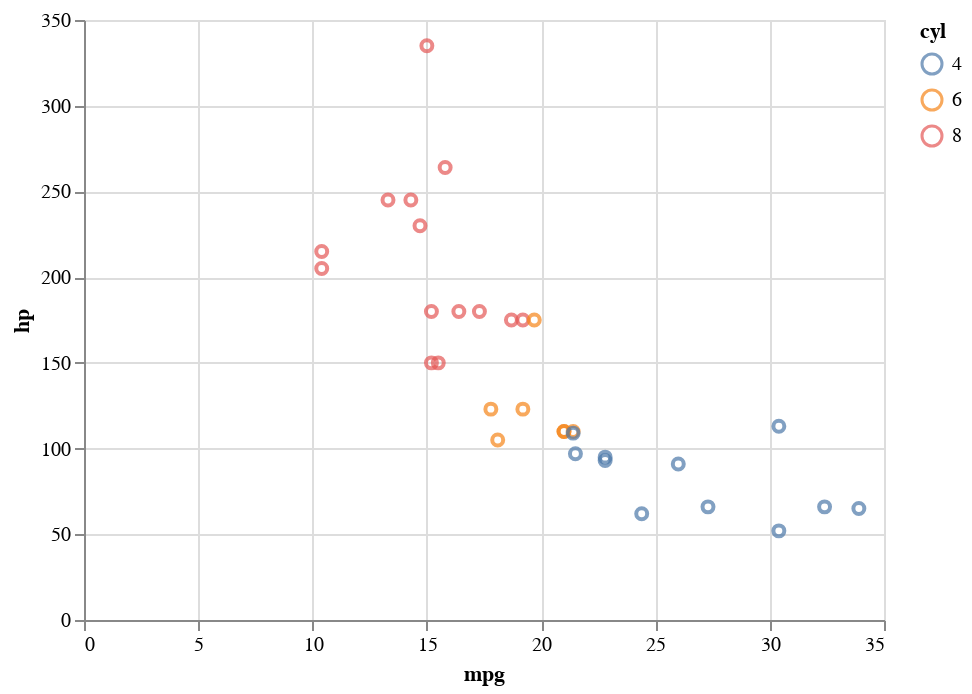

This figure's notebook cell:
### Markdown cell above
# Scatterplot

### Code cell
alt.Chart(cars).mark_point().encode(
    x='mpg:Q',
    y='hp:Q',
    color='cyl:N'
)

### Figure 1 — Vega-Lite specification as saved in the notebook (floating-point values rounded to 4 significant figures)
{"config": {"view": {"continuousWidth": 400, "continuousHeight": 300}}, "data": {"name": "data-cd11ccd05ada3e4be744b898488097ee"}, "mark": "point", "encoding": {"color": {"type": "nominal", "field": "cyl"}, "x": {"type": "quantitative", "field": "mpg"}, "y": {"type": "quantitative", "field": "hp"}}, "$schema": "https://vega.github.io/schema/vega-lite/v4.8.1.json", "datasets": {"data-cd11ccd05ada3e4be744b898488097ee": [{"car": "Mazda RX4", "mpg": 21.0, "cyl": 6, "disp": 160.0, "hp": 110, "drat": 3.9, "wt": 2.62, "qsec": 16.46, "vs": 0, "am": 1, "gear": 4, "carb": 4}, {"car": "Mazda RX4 Wag", "mpg": 21.0, "cyl": 6, "disp": 160.0, "hp": 110, "drat": 3.9, "wt": 2.875, "qsec": 17.02, "vs": 0, "am": 1, "gear": 4, "carb": 4}, {"car": "Datsun 710", "mpg": 22.8, "cyl": 4, "disp": 108.0, "hp": 93, "drat": 3.85, "wt": 2.32, "qsec": 18.61, "vs": 1, "am": 1, "gear": 4, "carb": 1}, {"car": "Hornet 4 Drive", "mpg": 21.4, "cyl": 6, "disp": 258.0, "hp": 110, "drat": 3.08, "wt": 3.215, "qsec": 19.44, "vs": 1, "am": 0, "gear": 3, "carb": 1}, {"car": "Hornet Sportabout", "mpg": 18.7, "cyl": 8, "disp": 360.0, "hp": 175, "drat": 3.15, "wt": 3.44, "qsec": 17.02, "vs": 0, "am": 0, "gear": 3, "carb": 2}, {"car": "Valiant", "mpg": 18.1, "cyl": 6, "disp": 225.0, "hp": 105, "drat": 2.76, "wt": 3.46, "qsec": 20.22, "vs": 1, "am": 0, "gear": 3, "carb": 1}, {"car": "Duster 360", "mpg": 14.3, "cyl": 8, "disp": 360.0, "hp": 245, "drat": 3.21, "wt": 3.57, "qsec": 15.84, "vs": 0, "am": 0, "gear": 3, "carb": 4}, {"car": "Merc 240D", "mpg": 24.4, "cyl": 4, "disp": 146.7, "hp": 62, "drat": 3.69, "wt": 3.19, "qsec": 20.0, "vs": 1, "am": 0, "gear": 4, "carb": 2}, {"car": "Merc 230", "mpg": 22.8, "cyl": 4, "disp": 140.8, "hp": 95, "drat": 3.92, "wt": 3.15, "qsec": 22.9, "vs": 1, "am": 0, "gear": 4, "carb": 2}, {"car": "Merc 280", "mpg": 19.2, "cyl": 6, "disp": 167.6, "hp": 123, "drat": 3.92, "wt": 3.44, "qsec": 18.3, "vs": 1, "am": 0, "gear": 4, "carb": 4}, {"car": "Merc 280C", "mpg": 17.8, "cyl": 6, "disp": 167.6, "hp": 123, "drat": 3.92, "wt": 3.44, "qsec": 18.9, "vs": 1, "am": 0, "gear": 4, "carb": 4}, {"car": "Merc 450SE", "mpg": 16.4, "cyl": 8, "disp": 275.8, "hp": 180, "drat": 3.07, "wt": 4.07, "qsec": 17.4, "vs": 0, "am": 0, "gear": 3, "carb": 3}, {"car": "Merc 450SL", "mpg": 17.3, "cyl": 8, "disp": 275.8, "hp": 180, "drat": 3.07, "wt": 3.73, "qsec": 17.6, "vs": 0, "am": 0, "gear": 3, "carb": 3}, {"car": "Merc 450SLC", "mpg": 15.2, "cyl": 8, "disp": 275.8, "hp": 180, "drat": 3.07, "wt": 3.78, "qsec": 18.0, "vs": 0, "am": 0, "gear": 3, "carb": 3}, {"car": "Cadillac Fleetwood", "mpg": 10.4, "cyl": 8, "disp": 472.0, "hp": 205, "drat": 2.93, "wt": 5.25, "qsec": 17.98, "vs": 0, "am": 0, "gear": 3, "carb": 4}, {"car": "Lincoln Continental", "mpg": 10.4, "cyl": 8, "disp": 460.0, "hp": 215, "drat": 3.0, "wt": 5.424, "qsec": 17.82, "vs": 0, "am": 0, "gear": 3, "carb": 4}, {"car": "Chrysler Imperial", "mpg": 14.7, "cyl": 8, "disp": 440.0, "hp": 230, "drat": 3.23, "wt": 5.345, "qsec": 17.42, "vs": 0, "am": 0, "gear": 3, "carb": 4}, {"car": "Fiat 128", "mpg": 32.4, "cyl": 4, "disp": 78.7, "hp": 66, "drat": 4.08, "wt": 2.2, "qsec": 19.47, "vs": 1, "am": 1, "gear": 4, "carb": 1}, {"car": "Honda Civic", "mpg": 30.4, "cyl": 4, "disp": 75.7, "hp": 52, "drat": 4.93, "wt": 1.615, "qsec": 18.52, "vs": 1, "am": 1, "gear": 4, "carb": 2}, {"car": "Toyota Corolla", "mpg": 33.9, "cyl": 4, "disp": 71.1, "hp": 65, "drat": 4.22, "wt": 1.835, "qsec": 19.9, "vs": 1, "am": 1, "gear": 4, "carb": 1}, {"car": "Toyota Corona", "mpg": 21.5, "cyl": 4, "disp": 120.1, "hp": 97, "drat": 3.7, "wt": 2.465, "qsec": 20.01, "vs": 1, "am": 0, "gear": 3, "carb": 1}, {"car": "Dodge Challenger", "mpg": 15.5, "cyl": 8, "disp": 318.0, "hp": 150, "drat": 2.76, "wt": 3.52, "qsec": 16.87, "vs": 0, "am": 0, "gear": 3, "carb": 2}, {"car": "AMC Javelin", "mpg": 15.2, "cyl": 8, "disp": 304.0, "hp": 150, "drat": 3.15, "wt": 3.435, "qsec": 17.3, "vs": 0, "am": 0, "gear": 3, "carb": 2}, {"car": "Camaro Z28", "mpg": 13.3, "cyl": 8, "disp": 350.0, "hp": 245, "drat": 3.73, "wt": 3.84, "qsec": 15.41, "vs": 0, "am": 0, "gear": 3, "carb": 4}, {"car": "Pontiac Firebird", "mpg": 19.2, "cyl": 8, "disp": 400.0, "hp": 175, "drat": 3.08, "wt": 3.845, "qsec": 17.05, "vs": 0, "am": 0, "gear": 3, "carb": 2}, {"car": "Fiat X1-9", "mpg": 27.3, "cyl": 4, "disp": 79.0, "hp": 66, "drat": 4.08, "wt": 1.935, "qsec": 18.9, "vs": 1, "am": 1, "gear": 4, "carb": 1}, {"car": "Porsche 914-2", "mpg": 26.0, "cyl": 4, "disp": 120.3, "hp": 91, "drat": 4.43, "wt": 2.14, "qsec": 16.7, "vs": 0, "am": 1, "gear": 5, "carb": 2}, {"car": "Lotus Europa", "mpg": 30.4, "cyl": 4, "disp": 95.1, "hp": 113, "drat": 3.77, "wt": 1.513, "qsec": 16.9, "vs": 1, "am": 1, "gear": 5, "carb": 2}, {"car": "Ford Pantera L", "mpg": 15.8, "cyl": 8, "disp": 351.0, "hp": 264, "drat": 4.22, "wt": 3.17, "qsec": 14.5, "vs": 0, "am": 1, "gear": 5, "carb": 4}, {"car": "Ferrari Dino", "mpg": 19.7, "cyl": 6, "disp": 145.0, "hp": 175, "drat": 3.62, "wt": 2.77, "qsec": 15.5, "vs": 0, "am": 1, "gear": 5, "carb": 6}, {"car": "Maserati Bora", "mpg": 15.0, "cyl": 8, "disp": 301.0, "hp": 335, "drat": 3.54, "wt": 3.57, "qsec": 14.6, "vs": 0, "am": 1, "gear": 5, "carb": 8}, {"car": "Volvo 142E", "mpg": 21.4, "cyl": 4, "disp": 121.0, "hp": 109, "drat": 4.11, "wt": 2.78, "qsec": 18.6, "vs": 1, "am": 1, "gear": 4, "carb": 2}]}}
